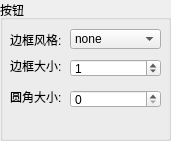
        <widget class="QGroupBox" name="groupBox_20">
         <property name="geometry">
          <rect>
           <x>570</x>
           <y>420</y>
           <width>171</width>
           <height>141</height>
          </rect>
         </property>
         <property name="title">
          <string>按钮</string>
         </property>
         <widget class="QSpinBox" name="spinBox_12">
          <property name="geometry">
           <rect>
            <x>70</x>
            <y>90</y>
            <width>91</width>
            <height>18</height>
           </rect>
          </property>
         </widget>
         <widget class="QLabel" name="label_40">
          <property name="geometry">
           <rect>
            <x>10</x>
            <y>89</y>
            <width>54</width>
            <height>16</height>
           </rect>
          </property>
          <property name="text">
           <string>圆角大小:</string>
          </property>
         </widget>
         <widget class="QSpinBox" name="spinBox_13">
          <property name="geometry">
           <rect>
            <x>70</x>
            <y>59</y>
            <width>91</width>
            <height>18</height>
           </rect>
          </property>
          <property name="value">
           <number>1</number>
          </property>
         </widget>
         <widget class="QLabel" name="label_41">
          <property name="geometry">
           <rect>
            <x>10</x>
            <y>58</y>
            <width>54</width>
            <height>16</height>
           </rect>
          </property>
          <property name="text">
           <string>边框大小:</string>
          </property>
         </widget>
         <widget class="QComboBox" name="comboBox_14">
          <property name="geometry">
           <rect>
            <x>70</x>
            <y>29</y>
            <width>91</width>
            <height>20</height>
           </rect>
          </property>
          <item>
           <property name="text">
            <string extracomment="无边框">none</string>
           </property>
          </item>
          <item>
           <property name="text">
            <string extracomment="实线">solid</string>
           </property>
          </item>
          <item>
           <property name="text">
            <string extracomment="点状">dotted</string>
           </property>
          </item>
          <item>
           <property name="text">
            <string extracomment="虚线">dashed</string>
           </property>
          </item>
          <item>
           <property name="text">
            <string extracomment="双线">double</string>
           </property>
          </item>
          <item>
           <property name="text">
            <string extracomment="3D凹槽">groove </string>
           </property>
          </item>
          <item>
           <property name="text">
            <string extracomment="3D垄状">ridge</string>
           </property>
          </item>
          <item>
           <property name="text">
            <string extracomment="3Dinset">inset </string>
           </property>
          </item>
          <item>
           <property name="text">
            <string extracomment="3Doutset">outset </string>
           </property>
          </item>
          <item>
           <property name="text">
            <string extracomment="从父元素继承">inherit </string>
           </property>
          </item>
         </widget>
         <widget class="QLabel" name="label_78">
          <property name="geometry">
           <rect>
            <x>10</x>
            <y>29</y>
            <width>54</width>
            <height>21</height>
           </rect>
          </property>
          <property name="text">
           <string>边框风格:</string>
          </property>
         </widget>
        </widget>
